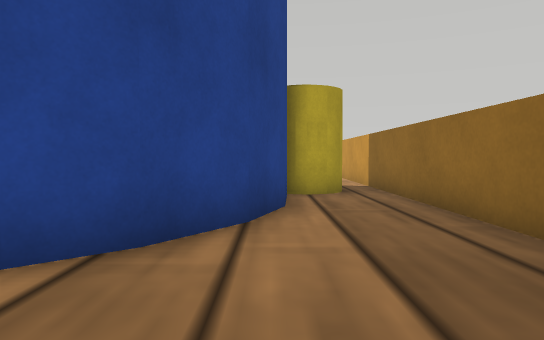
View 1 (above)

17 first-person views from a walk through a world built for the Webots simulator. The camera is 0.04 m above the floor, tilts 2° down and sees 70° across. The floor is counted in squares, 0.05 m on a side. Each view is taken from the middle of a square. On the plan, view 1 faces up. The plan holds only what a view shows up to about 12 squares ahead; the rest is blank. The robots in the file are not drawn. Webots' stock objects and surfaces are drawn as simple stand-ins.

View 2
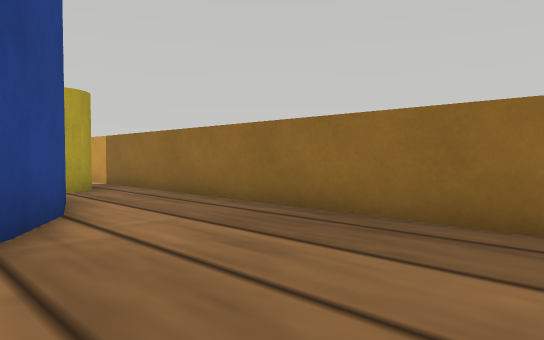

View 3
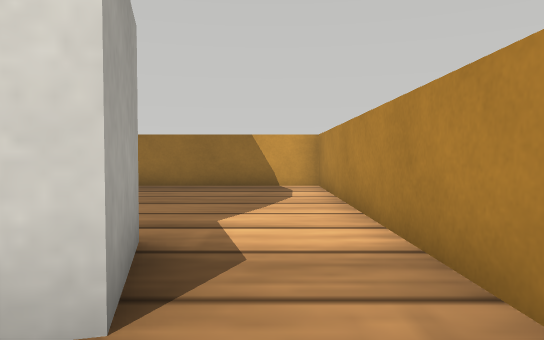

View 4
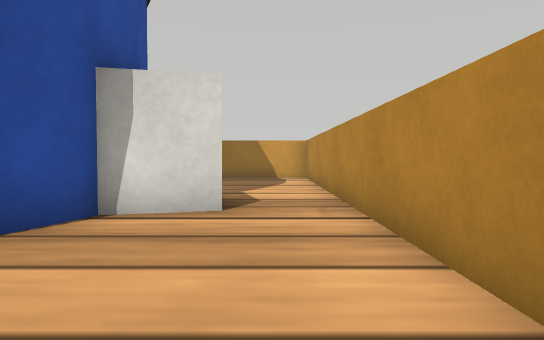

View 5
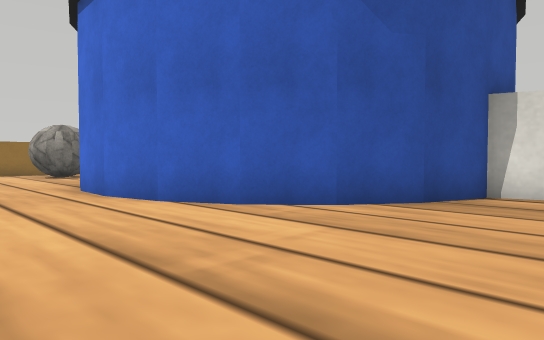

View 6
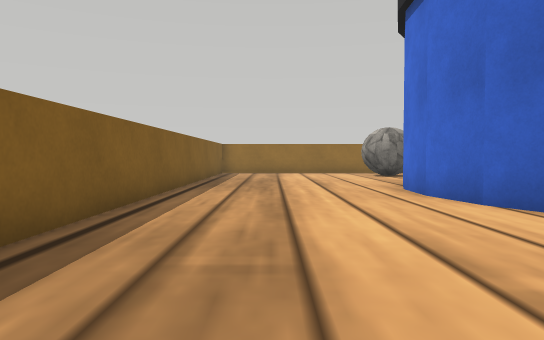

View 7
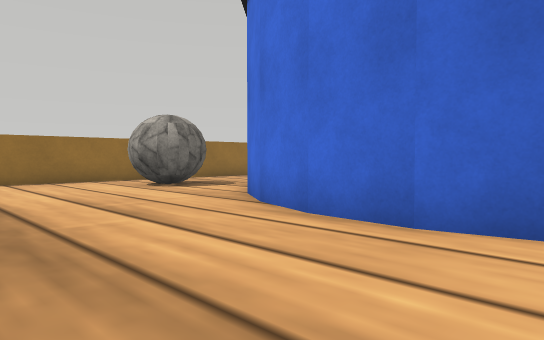

View 8
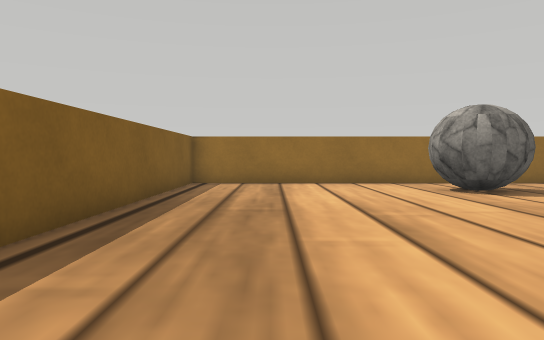

View 9
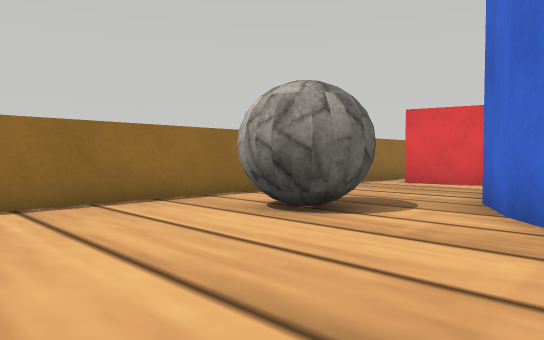

View 10
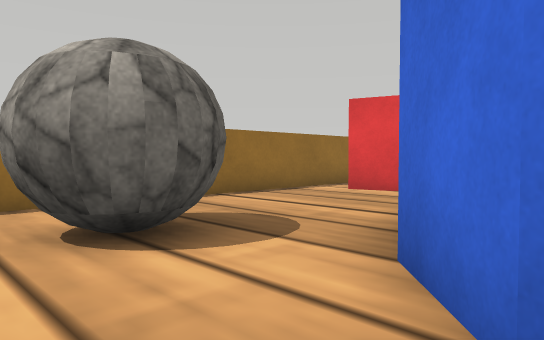

View 11
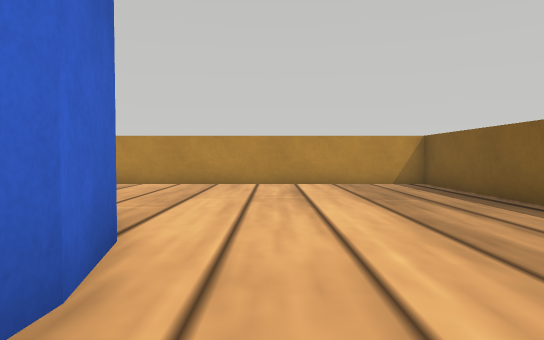

View 12
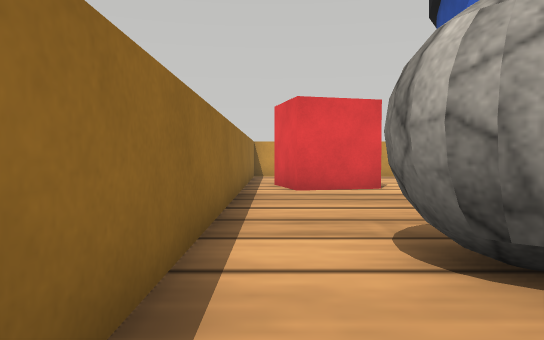

View 13
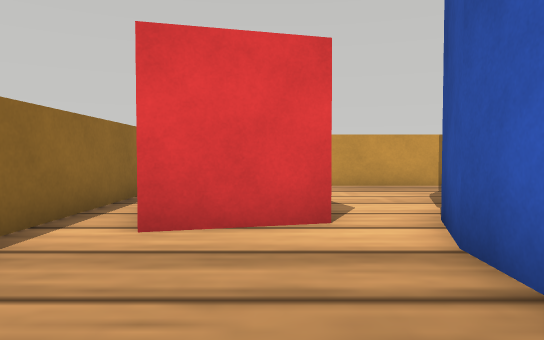

View 14
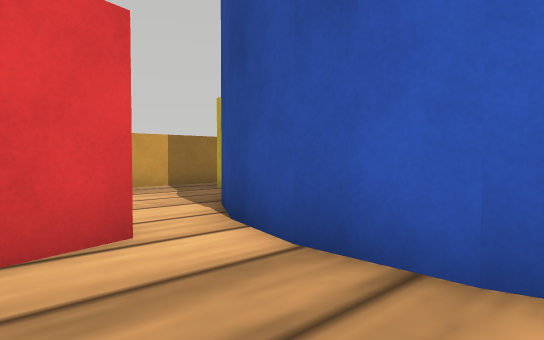

View 15
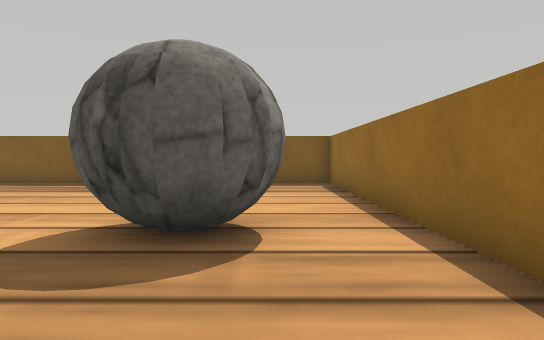

View 16
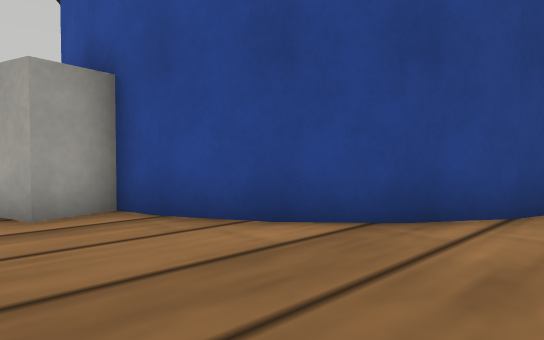

View 17
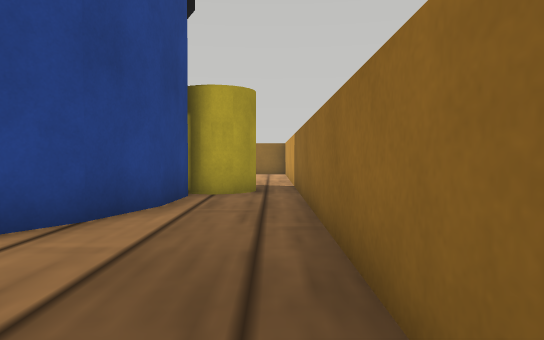

### Floor plan
Key: @ floor where view 1 was taken; # wall or solid block; . floor; J jar; B barrel; R rock; C plastic crate.
Columns run from 17 left of view 1 to 3 right of it. Each row starts with its distance up from view 1.
 18 ##################
 17 #.............CC
 16 #.....RRR....CC
 15 #.....RRR....CC
 14 #.....RR......C....
 13 #.......BBBBBBB....#
 12 #......BB     BB...#
 11 #.....BB         .. #
 10 #.....B           J #
  9 #....BB           JJ#
  8 #....B           JJ.#
  7 #....B           B..#
  6 #....BB          B..#
  5 #.....B         BB..#
  4 #.....BB        B...#
  3 #......BB      BB...#
  2 #.......BBB BBBB....#
  1 #.........###.......#
  0 #..........##....@..#
 -1 #...................#
 -2 #####################

Where each view was taken, in squares from view 1:
view 1: 0 up, 0 right, facing up
view 2: 1 down, 2 left, facing up-right
view 3: 1 down, 8 left, facing right
view 4: 1 down, 12 left, facing right
view 5: 1 down, 15 left, facing up-right
view 6: 1 down, 15 left, facing up
view 7: 5 up, 16 left, facing up-right
view 8: 6 up, 15 left, facing up
view 9: 11 up, 15 left, facing up-right
view 10: 11 up, 12 left, facing up-right
view 11: 9 up, 13 left, facing down
view 12: 17 up, 13 left, facing right
view 13: 15 up, 8 left, facing right
view 14: 16 up, 7 left, facing down-right
view 15: 16 up, 6 left, facing left
view 16: 1 down, 1 right, facing up-left
view 17: 0 up, 2 right, facing up
